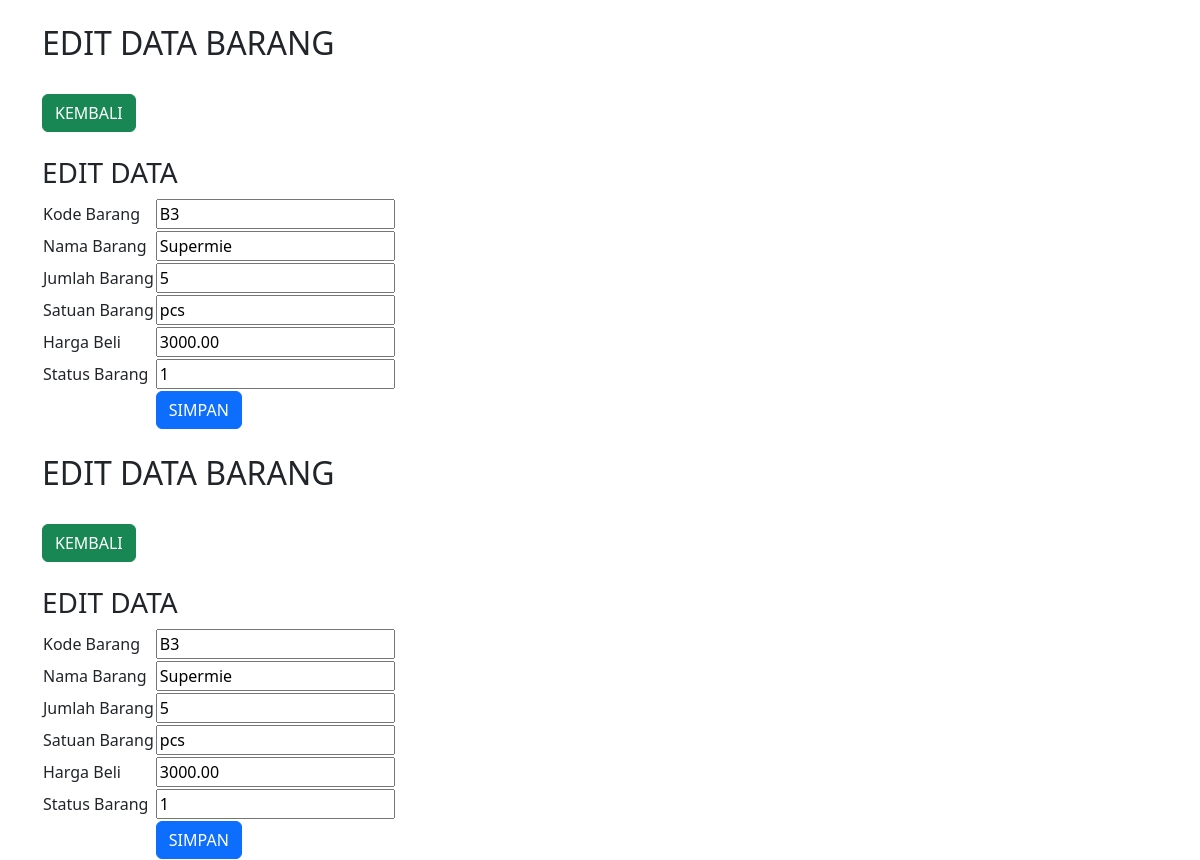
The page /edit.php?id=3 on the database its author committed.
### tables this page shows
CREATE TABLE `tb_inventory` (
  `id` int(11) NOT NULL,
  `kode_barang` varchar(20) NOT NULL,
  `nama_barang` varchar(50) NOT NULL,
  `jumlah_barang` int(10) NOT NULL,
  `satuan_barang` varchar(20) NOT NULL,
  `harga_beli` double(20,2) NOT NULL,
  `status_barang` tinyint(1) NOT NULL
);

### edit.php (the view, shortened to what this page needs)
<!DOCTYPE html>
<html>
<head>
    <link href="https://cdn.jsdelivr.net/npm/bootstrap@5.3.0/dist/css/bootstrap.min.css" rel="stylesheet">
</head>
<body>
<div class="container mt-4">
    <h2>EDIT DATA BARANG </h2>
    <br />
    <a href="index.php" class="btn btn-success">KEMBALI</a>
    <br />
    <br />
    <h3>EDIT DATA</h3>
    <?php
    include 'koneksi.php';
    $id = $_GET['id'];
    $data = mysqli_query($koneksi, "select * from tb_inventory where id='$id'");
    while ($d = mysqli_fetch_array($data)) {
    ?>
        <form method="post" action="update.php">
            <table>
                <tr>
                    <td>Kode Barang</td>
                    <td>
                        <input type="text" name="kode_barang" value="<?php echo $d['kode_barang']; ?>">
                    </td>
                </tr>
                <tr>
                    <td>Nama Barang</td>
                    <td>
                        <input type="text" name="nama_barang" value="<?php echo $d['nama_barang']; ?>">
                    </td>
                </tr>
                <tr>
                    <td>Jumlah Barang</td>
                    <td>
                        <input type="text" name="jumlah_barang" value="<?php echo $d['jumlah_barang']; ?>">
                    </td>
                </tr>
                <tr>
                    <td>Satuan Barang</td>
                    <td>
                        <input type="text" name="satuan_barang" value="<?php echo $d['satuan_barang']; ?>">
                    </td>
                </tr>
                <tr>
                    <td>Harga Beli</td>
                    <td>
                        <input type="number" name="harga_beli" value="<?php echo $d['harga_beli']; ?>">
                    </td>
                </tr>
                <tr>
                    <td>Status Barang</td>
                    <td>
                        <input type="text" name="status_barang" value="<?php echo $d['status_barang']; ?>">
                    </td>
                </tr>
                <tr>
                    <td></td>
                    <td><input type="submit" value="SIMPAN" class="btn btn-primary"></td>
                </tr>
            </table>
        </form>
        </div>
    <?php
    }
    ?>
</body>
</html><!DOCTYPE html>
<html>
<head>
    <link href="https://cdn.jsdelivr.net/npm/bootstrap@5.3.0/dist/css/bootstrap.min.css" rel="stylesheet">
</head>
<body>
<div class="container mt-4">
    <h2>EDIT DATA BARANG </h2>
    <br />
    <a href="index.php" class="btn btn-success">KEMBALI</a>
    <br />
    <br />
    <h3>EDIT DATA</h3>
    <?php
    include 'koneksi.php';
    $id = $_GET['id'];
    $data = mysqli_query($koneksi, "select * from tb_inventory where id='$id'");
    while ($d = mysqli_fetch_array($data)) {
    ?>
        <form method="post" action="update.php">
            <table>
                <tr>
                    <td>Kode Barang</td>
                    <td>
                        <input type="text" name="kode_barang" value="<?php echo $d['kode_barang']; ?>">
                    </td>
                </tr>
                <tr>
                    <td>Nama Barang</td>
                    <td>
                        <input type="text" name="nama_barang" value="<?php echo $d['nama_barang']; ?>">
                    </td>
                </tr>
                <tr>
                    <td>Jumlah Barang</td>
                    <td>
                        <input type="text" name="jumlah_barang" value="<?php echo $d['jumlah_barang']; ?>">
                    </td>
                </tr>
                <tr>
                    <td>Satuan Barang</td>
                    <td>
                        <input type="text" name="satuan_barang" value="<?php echo $d['satuan_barang']; ?>">
                    </td>
                </tr>
                <tr>
                    <td>Harga Beli</td>
                    <td>
                        <input type="number" name="harga_beli" value="<?php echo $d['harga_beli']; ?>">
                    </td>
                </tr>
                <tr>
                    <td>Status Barang</td>
                    <td>
                        <input type="text" name="status_barang" value="<?php echo $d['status_barang']; ?>">
                    </td>
                </tr>
                <tr>
                    <td></td>
                    <td><input type="submit" value="SIMPAN" class="btn btn-primary"></td>
                </tr>
            </table>
        </form>
        </div>
    <?php
    }
    ?>
</body>
</html>

### rows shown on the page
tb_inventory: kode_barang "B3", nama_barang "Supermie", jumlah_barang "5", satuan_barang "pcs", harga_beli "3000.00", status_barang "1"
